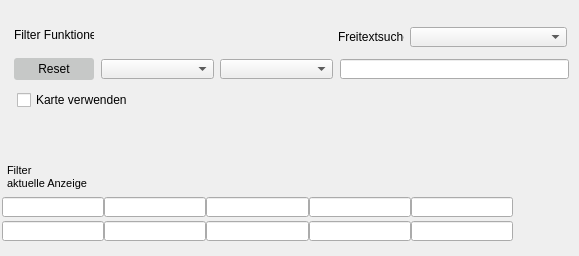
    <widget class="QWidget" name="page0_Filter">
     <widget class="QCheckBox" name="checkBoxKartenEinAusToggle">
      <property name="geometry">
       <rect>
        <x>17</x>
        <y>90</y>
        <width>110</width>
        <height>20</height>
       </rect>
      </property>
      <property name="text">
       <string>Karte verwenden</string>
      </property>
     </widget>
     <widget class="QWidget" name="layoutWidget">
      <property name="geometry">
       <rect>
        <x>2</x>
        <y>193</y>
        <width>511</width>
        <height>54</height>
       </rect>
      </property>
      <layout class="QGridLayout" name="gridLayout">
       <property name="spacing">
        <number>0</number>
       </property>
       <item row="0" column="0">
        <widget class="QLineEdit" name="filterMinFeldEins">
         <property name="minimumSize">
          <size>
           <width>0</width>
           <height>20</height>
          </size>
         </property>
         <property name="maximumSize">
          <size>
           <width>16777215</width>
           <height>20</height>
          </size>
         </property>
        </widget>
       </item>
       <item row="0" column="1">
        <widget class="QLineEdit" name="filterMinFeldZwei">
         <property name="minimumSize">
          <size>
           <width>0</width>
           <height>20</height>
          </size>
         </property>
         <property name="maximumSize">
          <size>
           <width>16777215</width>
           <height>20</height>
          </size>
         </property>
        </widget>
       </item>
       <item row="0" column="2">
        <widget class="QLineEdit" name="filterMinFeldDrei">
         <property name="minimumSize">
          <size>
           <width>0</width>
           <height>20</height>
          </size>
         </property>
         <property name="maximumSize">
          <size>
           <width>16777215</width>
           <height>20</height>
          </size>
         </property>
        </widget>
       </item>
       <item row="0" column="3">
        <widget class="QLineEdit" name="filterMinFeldVier">
         <property name="minimumSize">
          <size>
           <width>0</width>
           <height>20</height>
          </size>
         </property>
         <property name="maximumSize">
          <size>
           <width>16777215</width>
           <height>20</height>
          </size>
         </property>
        </widget>
       </item>
       <item row="0" column="4">
        <widget class="QLineEdit" name="filterMinFeldFunf">
         <property name="minimumSize">
          <size>
           <width>0</width>
           <height>20</height>
          </size>
         </property>
         <property name="maximumSize">
          <size>
           <width>16777215</width>
           <height>20</height>
          </size>
         </property>
        </widget>
       </item>
       <item row="1" column="0">
        <widget class="QLineEdit" name="filterMaxFeldEins">
         <property name="minimumSize">
          <size>
           <width>0</width>
           <height>20</height>
          </size>
         </property>
         <property name="maximumSize">
          <size>
           <width>16777215</width>
           <height>20</height>
          </size>
         </property>
        </widget>
       </item>
       <item row="1" column="1">
        <widget class="QLineEdit" name="filterMaxFeldZwei">
         <property name="minimumSize">
          <size>
           <width>0</width>
           <height>20</height>
          </size>
         </property>
         <property name="maximumSize">
          <size>
           <width>16777215</width>
           <height>20</height>
          </size>
         </property>
        </widget>
       </item>
       <item row="1" column="2">
        <widget class="QLineEdit" name="filterMaxFeldDrei">
         <property name="minimumSize">
          <size>
           <width>0</width>
           <height>20</height>
          </size>
         </property>
         <property name="maximumSize">
          <size>
           <width>16777215</width>
           <height>20</height>
          </size>
         </property>
        </widget>
       </item>
       <item row="1" column="3">
        <widget class="QLineEdit" name="filterMaxFeldVier">
         <property name="minimumSize">
          <size>
           <width>0</width>
           <height>20</height>
          </size>
         </property>
         <property name="maximumSize">
          <size>
           <width>16777215</width>
           <height>20</height>
          </size>
         </property>
        </widget>
       </item>
       <item row="1" column="4">
        <widget class="QLineEdit" name="filterMaxFeldFunf">
         <property name="minimumSize">
          <size>
           <width>0</width>
           <height>20</height>
          </size>
         </property>
         <property name="maximumSize">
          <size>
           <width>16777215</width>
           <height>20</height>
          </size>
         </property>
        </widget>
       </item>
      </layout>
     </widget>
     <widget class="QLabel" name="label_4">
      <property name="geometry">
       <rect>
        <x>7</x>
        <y>162</y>
        <width>81</width>
        <height>31</height>
       </rect>
      </property>
      <property name="text">
       <string>&lt;!DOCTYPE HTML PUBLIC &quot;-//W3C//DTD HTML 4.0//EN&quot; &quot;http://www.w3.org/TR/REC-html40/strict.dtd&quot;&gt;
&lt;html&gt;&lt;head&gt;&lt;meta name=&quot;qrichtext&quot; content=&quot;1&quot; /&gt;&lt;style type=&quot;text/css&quot;&gt;
p, li { white-space: pre-wrap; }
&lt;/style&gt;&lt;/head&gt;&lt;body style=&quot; font-family:'MS Shell Dlg 2'; font-size:8pt; font-weight:400; font-style:normal;&quot;&gt;
&lt;p style=&quot; margin-top:12px; margin-bottom:12px; margin-left:0px; margin-right:0px; -qt-block-indent:0; text-indent:0px;&quot;&gt;Filter&lt;br /&gt;aktuelle Anzeige&lt;/p&gt;&lt;/body&gt;&lt;/html&gt;</string>
      </property>
     </widget>
     <widget class="QLabel" name="labelFilterFunktion">
      <property name="geometry">
       <rect>
        <x>14</x>
        <y>25</y>
        <width>80</width>
        <height>20</height>
       </rect>
      </property>
      <property name="minimumSize">
       <size>
        <width>0</width>
        <height>20</height>
       </size>
      </property>
      <property name="maximumSize">
       <size>
        <width>16777215</width>
        <height>20</height>
       </size>
      </property>
      <property name="text">
       <string>&lt;html&gt;&lt;head/&gt;&lt;body&gt;&lt;p align=&quot;right&quot;&gt;Filter Funktionen&lt;/p&gt;&lt;/body&gt;&lt;/html&gt;</string>
      </property>
     </widget>
     <widget class="QWidget" name="layoutWidget">
      <property name="geometry">
       <rect>
        <x>13</x>
        <y>54</y>
        <width>557</width>
        <height>30</height>
       </rect>
      </property>
      <layout class="QHBoxLayout" name="horizontalLayout_19">
       <item>
        <widget class="QPushButton" name="pushResetFilter">
         <property name="minimumSize">
          <size>
           <width>80</width>
           <height>22</height>
          </size>
         </property>
         <property name="maximumSize">
          <size>
           <width>80</width>
           <height>22</height>
          </size>
         </property>
         <property name="styleSheet">
          <string notr="true">background-color: rgb(198, 200, 199);
border-radius: 3px;
border-width: 2px;
</string>
         </property>
         <property name="text">
          <string>Reset</string>
         </property>
        </widget>
       </item>
       <item>
        <layout class="QHBoxLayout" name="horizontalLayout_2">
         <item>
          <widget class="QComboBox" name="fachAuswahl">
           <property name="minimumSize">
            <size>
             <width>113</width>
             <height>20</height>
            </size>
           </property>
           <property name="maximumSize">
            <size>
             <width>113</width>
             <height>20</height>
            </size>
           </property>
          </widget>
         </item>
         <item>
          <widget class="QComboBox" name="skillAuswahl">
           <property name="minimumSize">
            <size>
             <width>113</width>
             <height>20</height>
            </size>
           </property>
           <property name="maximumSize">
            <size>
             <width>113</width>
             <height>20</height>
            </size>
           </property>
          </widget>
         </item>
        </layout>
       </item>
       <item>
        <widget class="QLineEdit" name="suchFeld">
         <property name="minimumSize">
          <size>
           <width>229</width>
           <height>20</height>
          </size>
         </property>
         <property name="maximumSize">
          <size>
           <width>229</width>
           <height>20</height>
          </size>
         </property>
        </widget>
       </item>
      </layout>
     </widget>
     <widget class="QWidget" name="layoutWidget">
      <property name="geometry">
       <rect>
        <x>338</x>
        <y>26</y>
        <width>231</width>
        <height>22</height>
       </rect>
      </property>
      <layout class="QHBoxLayout" name="horizontalLayout_11">
       <item>
        <widget class="QLabel" name="label">
         <property name="minimumSize">
          <size>
           <width>66</width>
           <height>20</height>
          </size>
         </property>
         <property name="maximumSize">
          <size>
           <width>66</width>
           <height>20</height>
          </size>
         </property>
         <property name="text">
          <string>&lt;html&gt;&lt;head/&gt;&lt;body&gt;&lt;p align=&quot;right&quot;&gt;Freitextsuche&lt;/p&gt;&lt;/body&gt;&lt;/html&gt;</string>
         </property>
        </widget>
       </item>
       <item>
        <widget class="QComboBox" name="ortAuswahl">
         <property name="minimumSize">
          <size>
           <width>157</width>
           <height>20</height>
          </size>
         </property>
         <property name="maximumSize">
          <size>
           <width>157</width>
           <height>20</height>
          </size>
         </property>
        </widget>
       </item>
      </layout>
     </widget>
    </widget>
